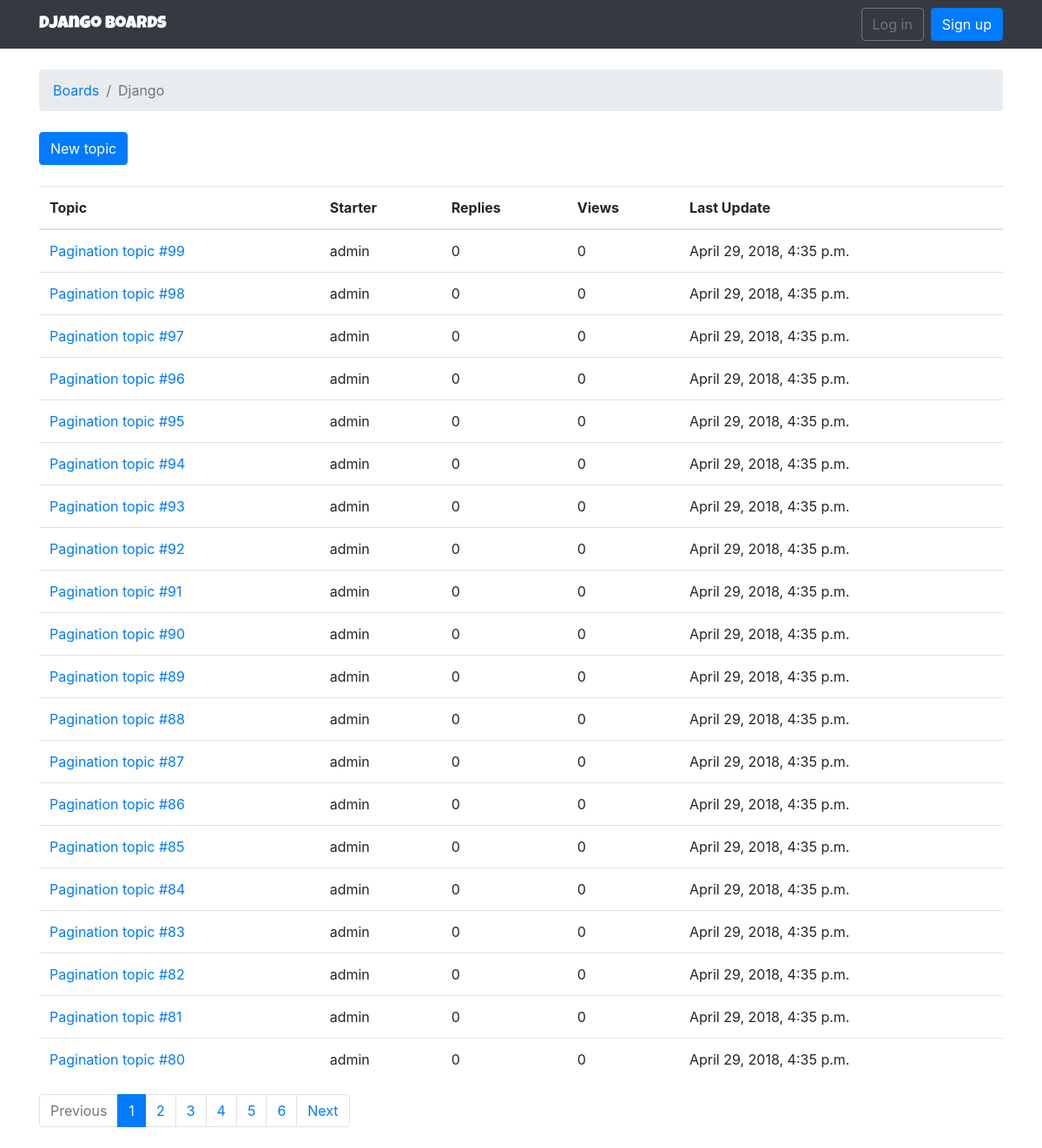
The app's page /boards/1/ with its own data.
### boards/models.py (models this page shows, shortened)
class Board(models.Model):
	name = models.CharField(max_length=30, unique=True)
	description = models.CharField(max_length=100)

class Topic(models.Model):
	subject = models.CharField(max_length=255)
	last_updated = models.DateTimeField(auto_now_add=True)
	board = models.ForeignKey(Board, on_delete=models.CASCADE,
		related_name='topics')
	starter = models.ForeignKey(User, on_delete=models.CASCADE,
		related_name='topics')
	views = models.PositiveIntegerField(default=0)

### boards/views.py (the view)
# urls.py: url(r'^boards/(?P<pk>\d+)/$', views.TopicListView.as_view(), name='board_topics'),
class TopicListView(ListView):
	model = Topic
	context_object_name = 'topics'
	template_name = 'topics.html'
	paginate_by = 20
	def get_context_data(self, **kwargs):
		kwargs['board'] = self.board
		return super().get_context_data(**kwargs)
	def get_queryset(self):
		self.board = get_object_or_404(Board, pk=self.kwargs.get('pk'))
		queryset = self.board.topics.order_by('-last_updated').annotate(replies=Count('posts') - 1)
		return queryset

### templates/topics.html (shortened to what this page needs)
{% extends 'base.html' %}
{% block breadcrumb %}
  <li class="breadcrumb-item"><a href="{% url 'home' %}">Boards</a></li>
  <li class="breadcrumb-item active">{{ board.name }}</li>
{% endblock %}
{% block content %}
  <div class="mb-4">
  	<a href="{% url 'new_topic' board.pk %}" class="btn btn-primary">New topic</a>
  </div>
  <table class="table">
    <thead class="thead-inverse">
      <tr>
        <th>Topic</th>
        <th>Starter</th>
        <th>Replies</th>
        <th>Views</th>
        <th>Last Update</th>
      </tr>
    </thead>
    <tbody>
      {% for topic in topics %}
        <tr>
          <td><a href="{% url 'topic_posts' board.pk topic.pk %}">{{ topic.subject }}</a></td>
          <td>{{ topic.starter.username }}</td>
          <td>{{ topic.replies }}</td>
          <td>{{ topic.views }}</td>
          <td>{{ topic.last_updated }}</td>
        </tr>
      {% endfor %}
    </tbody>
  </table>
  {% include 'includes/pagination.html' %}
{% endblock %}

### records on screen
Board: name "Django"
Topic: subject "Pagination topic #99", starter.username "admin", replies "0", views "0", last_updated "April 29, 2018, 4:35 p.m."
Topic: subject "Pagination topic #98", starter.username "admin", replies "0", views "0", last_updated "April 29, 2018, 4:35 p.m."
Topic: subject "Pagination topic #97", starter.username "admin", replies "0", views "0", last_updated "April 29, 2018, 4:35 p.m."
Topic: subject "Pagination topic #96", starter.username "admin", replies "0", views "0", last_updated "April 29, 2018, 4:35 p.m."
Topic: subject "Pagination topic #95", starter.username "admin", replies "0", views "0", last_updated "April 29, 2018, 4:35 p.m."
Topic: subject "Pagination topic #94", starter.username "admin", replies "0", views "0", last_updated "April 29, 2018, 4:35 p.m."
Topic: subject "Pagination topic #93", starter.username "admin", replies "0", views "0", last_updated "April 29, 2018, 4:35 p.m."
Topic: subject "Pagination topic #92", starter.username "admin", replies "0", views "0", last_updated "April 29, 2018, 4:35 p.m."
Topic: subject "Pagination topic #91", starter.username "admin", replies "0", views "0", last_updated "April 29, 2018, 4:35 p.m."
Topic: subject "Pagination topic #90", starter.username "admin", replies "0", views "0", last_updated "April 29, 2018, 4:35 p.m."
Topic: subject "Pagination topic #89", starter.username "admin", replies "0", views "0", last_updated "April 29, 2018, 4:35 p.m."
Topic: subject "Pagination topic #88", starter.username "admin", replies "0", views "0", last_updated "April 29, 2018, 4:35 p.m."
Topic: subject "Pagination topic #87", starter.username "admin", replies "0", views "0", last_updated "April 29, 2018, 4:35 p.m."
Topic: subject "Pagination topic #86", starter.username "admin", replies "0", views "0", last_updated "April 29, 2018, 4:35 p.m."
Topic: subject "Pagination topic #85", starter.username "admin", replies "0", views "0", last_updated "April 29, 2018, 4:35 p.m."
Topic: subject "Pagination topic #84", starter.username "admin", replies "0", views "0", last_updated "April 29, 2018, 4:35 p.m."
Topic: subject "Pagination topic #83", starter.username "admin", replies "0", views "0", last_updated "April 29, 2018, 4:35 p.m."
Topic: subject "Pagination topic #82", starter.username "admin", replies "0", views "0", last_updated "April 29, 2018, 4:35 p.m."
Topic: subject "Pagination topic #81", starter.username "admin", replies "0", views "0", last_updated "April 29, 2018, 4:35 p.m."
Topic: subject "Pagination topic #80", starter.username "admin", replies "0", views "0", last_updated "April 29, 2018, 4:35 p.m."

### other values on screen
{{ page_num }} "1"
{{ page_num }} "2" "3" "4" "5" "6"
